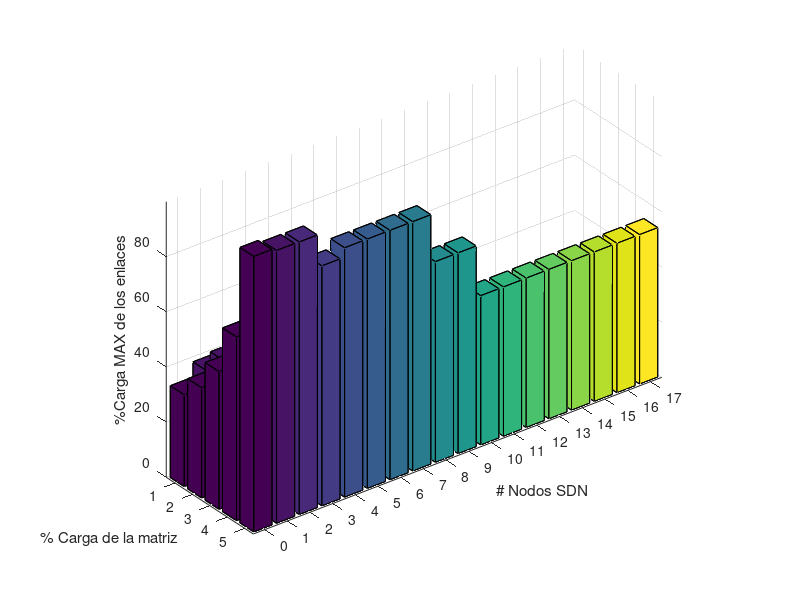
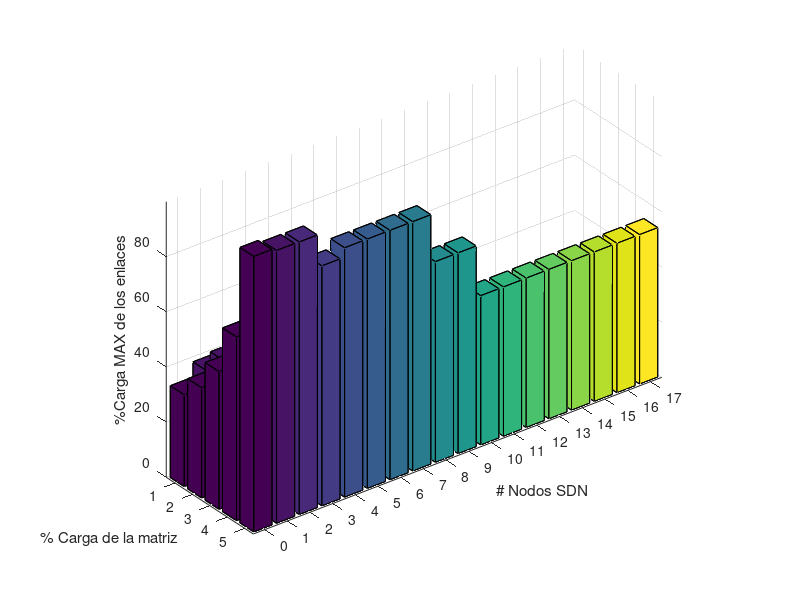

MATLAB code for these plots, in order:
load SimulationResults.csv

%FIGURE 3
Z = zeros(5,17);
for i = 1:270
    x = SimulationResults(i, 1);
    y = SimulationResults(i, 3) + 1;
    z = SimulationResults(i, 4);
    Z(x, y) = z;
end

bar3(Z)
xlabel('# Nodos SDN')
ylabel('% Carga de la matriz')
zlabel('%Carga MAX de los enlaces')

xticks([1 2 3 4 5 6 7 8 9 10 11 12 13 14 15 16 17 18])
xticklabels({ '0','1','2','3','4','5','6','7','8','9','10','11','12','13','14','15','16','17'})

savefig('figure3.fig')
saveas(gcf,'figure3','epsc')